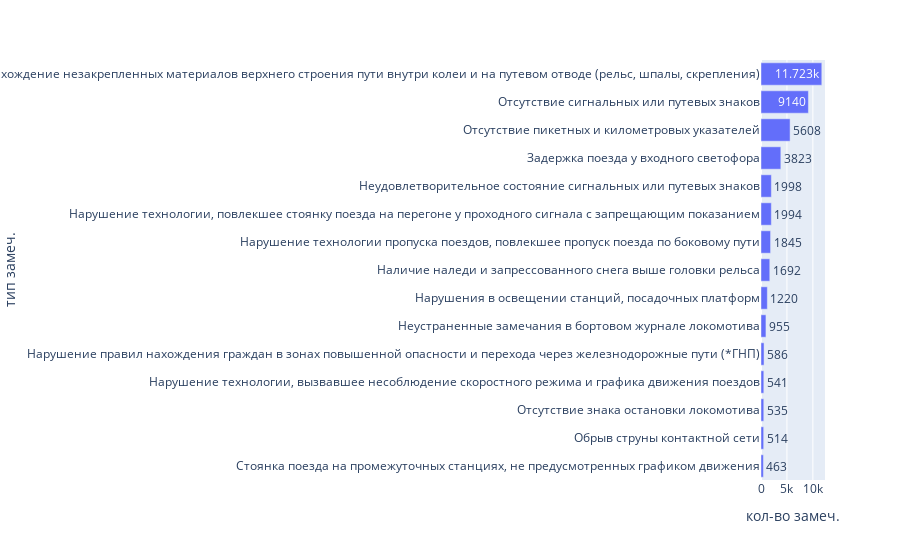

The cell this chart's notebook holds for it:
### Code cell
import plotly.express as px
# fig = px.histogram(dfg, x="Тип замечания")
# fig.show()
fig = px.bar(dfg, y='name', x='count', text_auto = True)
fig.layout.yaxis.title.text = 'тип замеч.'
fig.layout.xaxis.title.text = 'кол-во замеч.'
fig.update_layout(yaxis = {"categoryorder":"total ascending"})
fig.show()
fig.write_image("type.svg", width=1200, height=600, scale=2)
fig.write_image("type.png", width=1200, height=600, scale=2)

### Figure 1 — Plotly figure (JSON) as saved in the notebook; plotly's stock layout.template omitted (floating-point values rounded to 4 significant figures)
{"data": [{"alignmentgroup": "True", "hovertemplate": "count=%{x}<br>name=%{y}<extra></extra>", "legendgroup": "", "marker": {"color": "#636efa", "pattern": {"shape": ""}}, "name": "", "offsetgroup": "", "orientation": "h", "showlegend": false, "textposition": "auto", "texttemplate": "%{x}", "type": "bar", "x": [11723, 9140, 5608, 3823, 1998, 1994, 1845, 1692, 1220, 955, 586, 541, 535, 514, 463], "xaxis": "x", "y": ["Нахождение незакрепленных материалов верхнего строения пути внутри колеи и на путевом отводе (рельс, шпалы, скрепления)", "Отсутствие сигнальных или путевых знаков", "Отсутствие пикетных и километровых указателей", "Задержка поезда у входного светофора", "Неудовлетворительное состояние сигнальных или путевых знаков", "Нарушение технологии, повлекшее стоянку поезда на перегоне у проходного сигнала с запрещающим показанием", "Нарушение технологии пропуска поездов, повлекшее пропуск поезда по боковому пути", "Наличие наледи и запрессованного снега выше головки рельса", "Нарушения в освещении станций, посадочных платформ", "Неустраненные замечания в бортовом журнале локомотива", "Нарушение правил нахождения граждан в зонах повышенной опасности и перехода через железнодорожные пути (*ГНП)", "Нарушение технологии, вызвавшее несоблюдение скоростного режима и графика движения поездов", "Отсутствие знака остановки локомотива", "Обрыв струны контактной сети", "Стоянка поезда на промежуточных станциях, не предусмотренных графиком движения"], "yaxis": "y"}], "layout": {"barmode": "relative", "legend": {"tracegroupgap": 0}, "margin": {"t": 60}, "xaxis": {"anchor": "y", "domain": [0, 1], "title": {"text": "кол-во замеч."}}, "yaxis": {"anchor": "x", "categoryorder": "total ascending", "domain": [0, 1], "title": {"text": "тип замеч."}}}}
